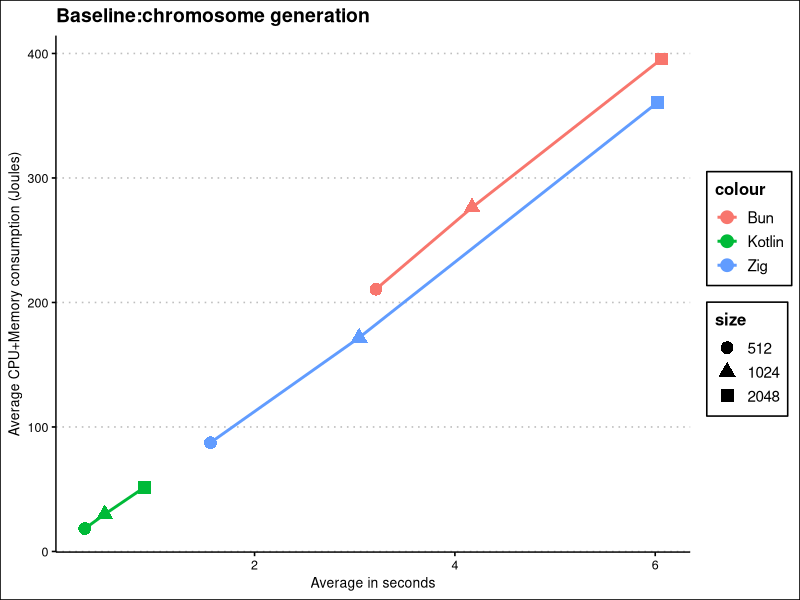
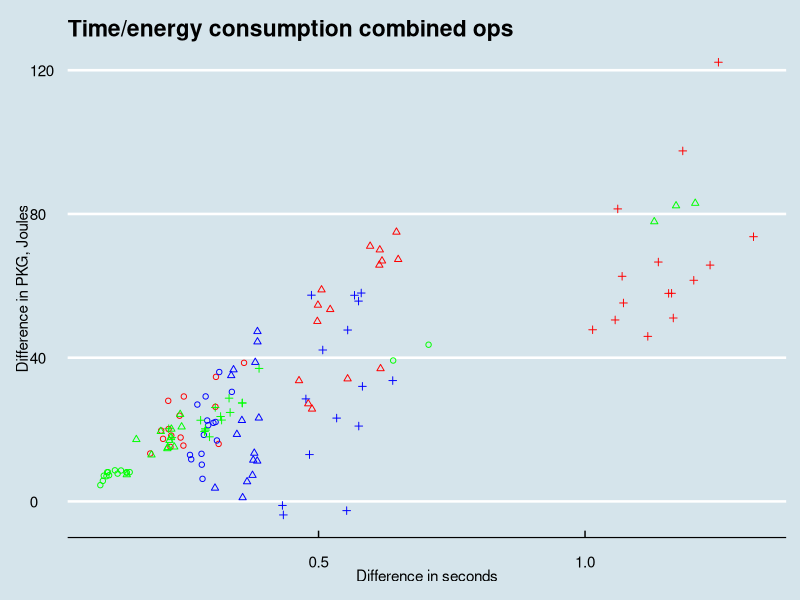
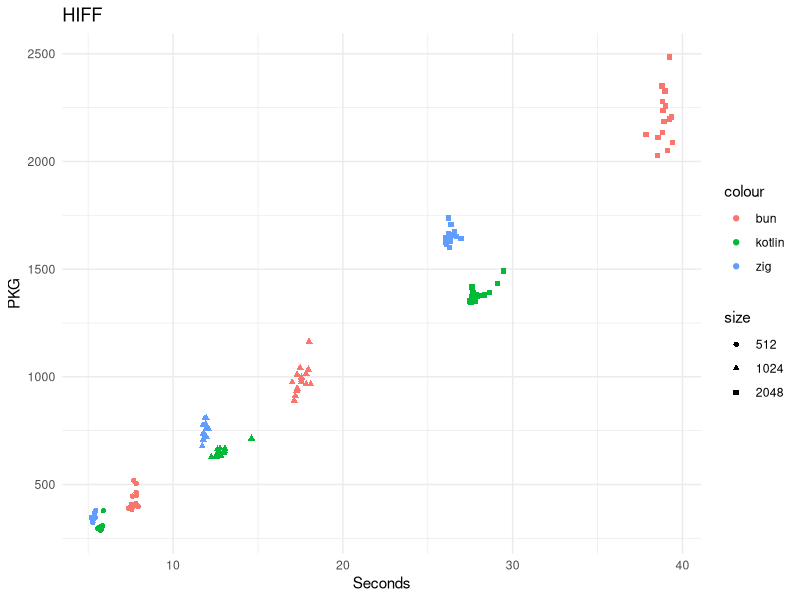
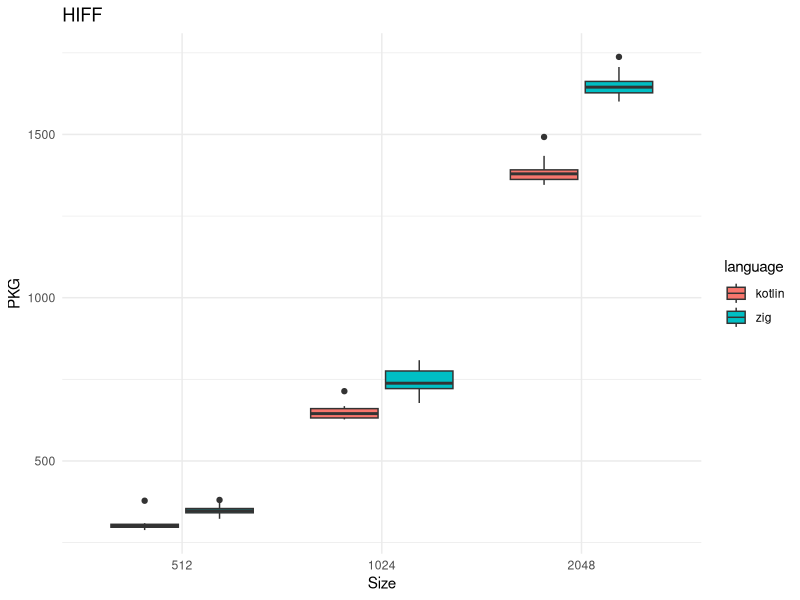
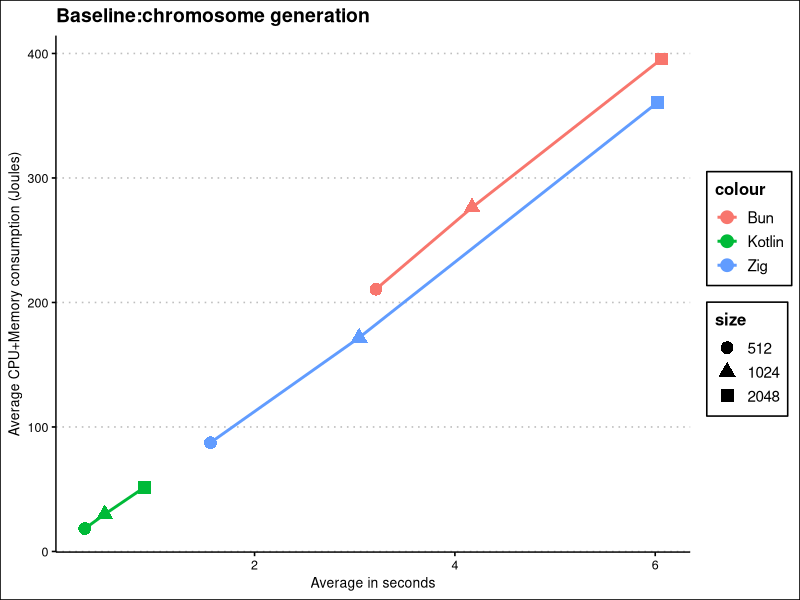
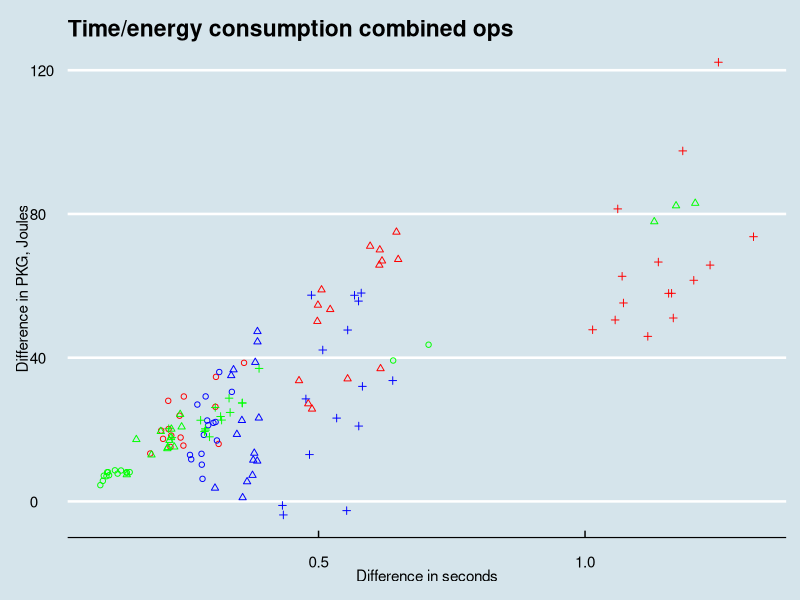
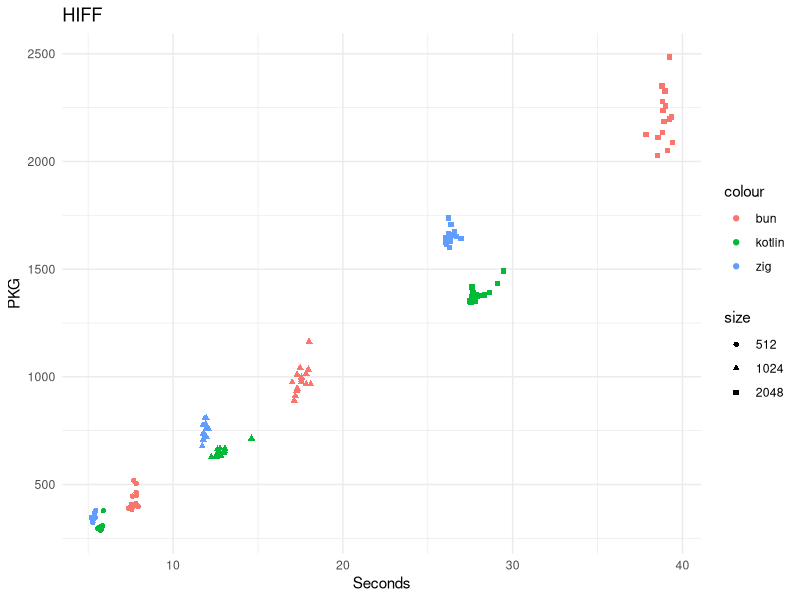
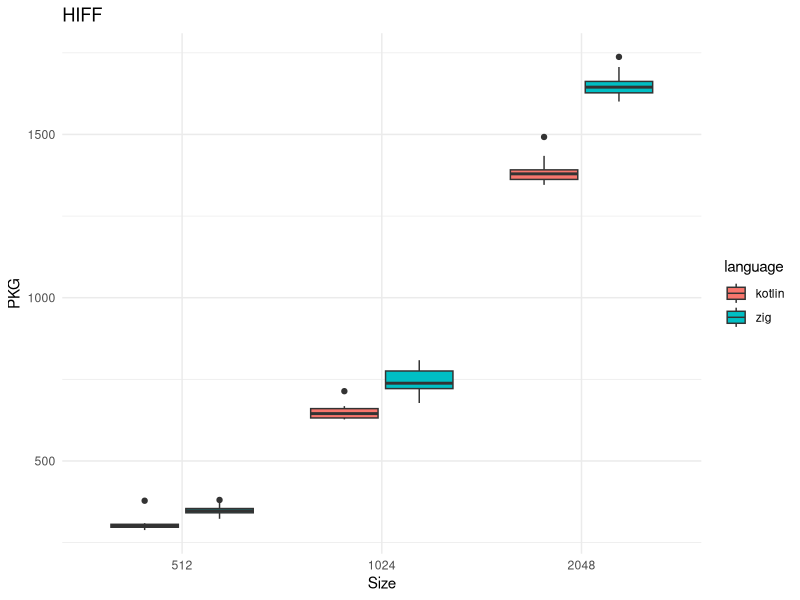

Generate these figures, in order, with R:
## ----lion.setup, echo=F, message=F, fig.pos="h!tb", fig.height=4, fig.cap="Average running time and PKG (CPUs and memory) energy consumption generating 40K chromosomes for the three languages (represented with different colors); dot size is proportional to the logarithm of the chromosome size."----
library(dplyr)
library(ggplot2)
library(ggthemes)
generate.chromosomes.bun <- read.csv("../data/generate-chromosomes-bun-lion-24.csv")
generate.chromosomes.bun  %>% group_by( size ) %>% summarise( mean.pkg = mean( PKG ), mean.seconds = mean( seconds ) ) -> generate.chromosomes.bun.avg

generate.chromosomes.zig <- read.csv("../data/lion-zig-gen-23-Feb-12-03-41.csv")
generate.chromosomes.zig %>% group_by( size ) %>% summarise( mean.pkg = mean( PKG ), mean.seconds = mean( seconds ) ) -> generate.chromosomes.zig.avg

generate.chromosomes.kotlin <- read.csv("../data/generate-chromosomes-kotlin-lion-24.csv")
generate.chromosomes.kotlin %>% group_by( size ) %>% summarise( mean.pkg = mean( PKG ), mean.seconds = mean( seconds ) ) -> generate.chromosomes.kotlin.avg

# Add labels for x and y axes
generate.chromosomes.bun.avg$size <- as.factor(generate.chromosomes.bun.avg$size)
generate.chromosomes.zig.avg$size <- as.factor(generate.chromosomes.zig.avg$size)
generate.chromosomes.kotlin.avg$size <- as.factor(generate.chromosomes.kotlin.avg$size)
ggplot(generate.chromosomes.bun.avg, aes(x=mean.seconds,y=mean.pkg,color="Bun"))+ geom_point(data=generate.chromosomes.bun.avg, aes(x=mean.seconds,y=mean.pkg,color="Bun",shape=size),size=4)+geom_line(linewidth=1)+geom_point(data=generate.chromosomes.zig.avg,aes(x=mean.seconds,y=mean.pkg,color="Zig",shape=size), size=4)+geom_line(data=generate.chromosomes.zig.avg,aes(x=mean.seconds,y=mean.pkg,color="Zig"),linewidth=1)+geom_point(data=generate.chromosomes.kotlin.avg,aes(x=mean.seconds,y=mean.pkg,color="Kotlin",shape=size),size=4)+geom_line(data=generate.chromosomes.kotlin.avg,aes(x=mean.seconds,y=mean.pkg,color="Kotlin"), linewidth=1)+ theme_clean()+scale_fill_manual(values=c("blue", "cyan4","pink"))+xlab("Average in seconds")+ylab("Average CPU+Memory consumption (Joules)")+ ggtitle("Baseline:chromosome generation")
ggsave("../preso/img/fig1-gen-PKG-vs-seconds.png", width=6, height=4.5)

## ----lion.combined.ops, echo=F, message=F, fig.pos="h!tb", fig.height=4, fig.cap="Running time and PKG energy consumption processing 40K chromosomes via crossover, mutation and ONEMAX for the three languages (represented with different colors); dot shape represents the chromosome size."----

combined.ops.bun <- read.csv("../data/lion-bun-22-Feb-13-55-23.csv")
generate.bun.avgs.seconds <- c(rep( generate.chromosomes.bun.avg$mean.seconds[1], 15),
                               rep( generate.chromosomes.bun.avg$mean.seconds[2], 15),
                               rep( generate.chromosomes.bun.avg$mean.seconds[3], 15))
combined.ops.bun$diff.seconds <- combined.ops.bun$seconds - generate.bun.avgs.seconds
generate.bun.avgs.pkg <- c(rep( generate.chromosomes.bun.avg$mean.pkg[1], 15),
                            rep( generate.chromosomes.bun.avg$mean.pkg[2], 15),
                            rep( generate.chromosomes.bun.avg$mean.pkg[3], 15))
combined.ops.bun$diff.PKG <- combined.ops.bun$PKG - generate.bun.avgs.pkg
combined.ops.bun$size <- as.factor(combined.ops.bun$size)

combined.ops.bun  %>% group_by( size ) %>% summarise( mean.pkg = mean( diff.PKG ), sd.pkg = sd(diff.PKG), mean.seconds = mean( diff.seconds ) ) -> combined.ops.bun.avg

combined.ops.zig <- read.csv("../data/lion-zig-ops-24-Feb-20-08-58.csv")
generate.zig.avgs.seconds <- c(rep( generate.chromosomes.zig.avg$mean.seconds[1], 15),
                               rep( generate.chromosomes.zig.avg$mean.seconds[2], 15),
                               rep( generate.chromosomes.zig.avg$mean.seconds[3], 15))
combined.ops.zig$diff.seconds <- combined.ops.zig$seconds - generate.zig.avgs.seconds
generate.zig.avgs.pkg <- c(rep( generate.chromosomes.zig.avg$mean.pkg[1], 15),
                            rep( generate.chromosomes.zig.avg$mean.pkg[2], 15),
                            rep( generate.chromosomes.zig.avg$mean.pkg[3], 15))
combined.ops.zig$diff.PKG <- combined.ops.zig$PKG - generate.zig.avgs.pkg
combined.ops.zig$size <- as.factor(combined.ops.zig$size)
combined.ops.zig %>% group_by( size ) %>% summarise( mean.pkg = mean( diff.PKG ), sd.pkg = sd( diff.PKG), mean.seconds = mean( diff.seconds ) ) -> combined.ops.zig.avg

combined.ops.kotlin <- read.csv("../data/lion-kt-ops-25-Feb-13-34-30.csv")
generate.kotlin.avgs.seconds <- c(rep( generate.chromosomes.kotlin.avg$mean.seconds[1], 15),
                               rep( generate.chromosomes.kotlin.avg$mean.seconds[2], 15),
                               rep( generate.chromosomes.kotlin.avg$mean.seconds[3], 15))
combined.ops.kotlin$diff.seconds <- combined.ops.kotlin$seconds - generate.kotlin.avgs.seconds
generate.kotlin.avgs.pkg <- c(rep( generate.chromosomes.kotlin.avg$mean.pkg[1], 15),
                            rep( generate.chromosomes.kotlin.avg$mean.pkg[2], 15),
                            rep( generate.chromosomes.kotlin.avg$mean.pkg[3], 15))
combined.ops.kotlin$diff.PKG <- combined.ops.kotlin$PKG - generate.kotlin.avgs.pkg
combined.ops.kotlin$size <- as.factor(combined.ops.kotlin$size)

combined.ops.kotlin %>% group_by( size ) %>% summarise( mean.pkg = mean( diff.PKG ), sd.pkg = sd(diff.PKG), mean.seconds = mean( diff.seconds ) ) -> combined.ops.kotlin.avg

ggplot(combined.ops.bun, aes(x=diff.seconds, y=diff.PKG, shape=size, color="bun")) +
  geom_point() +
  geom_point(data=combined.ops.zig, aes(x=diff.seconds, y=diff.PKG, shape=size, color="zig")) +
  geom_point(data=combined.ops.kotlin, aes(x=diff.seconds, y=diff.PKG, shape=size, color="kotlin"))+theme_economist()+xlab("Difference in seconds")+ylab("Difference in PKG, Joules")+ggtitle("Time/energy consumption combined ops")+scale_shape_manual(values=c(1,2,3))+scale_color_manual(values=c("bun"="red","zig"="blue","kotlin"="green"))+theme(legend.position="none")
ggsave("../preso/img/fig2-ops-PKG-vs-seconds.png", width=6, height=4.5)


## ----lion.combined.ops.joules, echo=F, message=F--------------------------------------
library(kableExtra)

combined.ops.bun.avg$language <- "bun"
combined.ops.zig.avg$language <- "zig"
combined.ops.kotlin.avg$language <- "kotlin"

combined.ops <- rbind(combined.ops.bun.avg, combined.ops.zig.avg, combined.ops.kotlin.avg)
combined.ops$ops.joules <- 40000/ combined.ops$mean.pkg 
combined.ops$sd.ops.joules <- 40000/ combined.ops$sd.pkg
combined.ops %>% select( language, size, mean.pkg, sd.pkg, ops.joules ) %>% kable( digits = 2, col.names = c("Language","Size","PKG average","PKG SD", "Ops/Joule average"), caption = "Average operations per Joule in the combined operations experiment for the three languages." )


## ----lion.hiff, echo=F, message=F, fig.pos="h!tb", fig.height=4, fig.cap="Running time and PKG energy consumption computing the HIFF fitness function for 40K chromosomes for the three languages (represented with different colors); dot shape represents the chromosome size."----

hiff.bun <- read.csv("../data/pinpoint-v3-HIFF-13-Dec-09-06-34.csv")
hiff.bun %>% mutate( delta.pkg = PKG - generate.chromosomes.bun.avg$mean.pkg[ match( size, generate.chromosomes.bun.avg$size ) ], delta.seconds = seconds - generate.chromosomes.bun.avg$mean.seconds[ match( size, generate.chromosomes.bun.avg$size ) ] ) -> hiff.bun.delta
hiff.bun.delta$size <- as.factor(hiff.bun.delta$size)

hiff.zig <- read.csv("../data/lion-zig-hiff-27-Feb-13-04-04.csv")
hiff.zig %>% mutate( delta.pkg = PKG - generate.chromosomes.zig.avg$mean.pkg[ match( size, generate.chromosomes.zig.avg$size ) ], delta.seconds = seconds - generate.chromosomes.zig.avg$mean.seconds[ match( size, generate.chromosomes.zig.avg$size ) ] ) -> hiff.zig.delta
hiff.zig.delta$size <- as.factor(hiff.zig.delta$size)

hiff.kotlin <- read.csv("../data/lion-kt-hiff-27-Feb-09-41-42.csv")
hiff.kotlin %>% mutate( delta.pkg = PKG - generate.chromosomes.kotlin.avg$mean.pkg[ match( size, generate.chromosomes.kotlin.avg$size ) ], delta.seconds = seconds - generate.chromosomes.kotlin.avg$mean.seconds[ match( size, generate.chromosomes.kotlin.avg$size ) ] ) -> hiff.kotlin.delta
hiff.kotlin.delta$size <- as.factor(hiff.kotlin.delta$size)

ggplot(hiff.bun.delta, aes(x=delta.seconds, y=delta.pkg, shape=size,color="bun")) +
  geom_point() + geom_point(data=hiff.zig.delta, aes(x=delta.seconds, y=delta.pkg, shape=size, color="zig")) + geom_point(data=hiff.kotlin.delta, aes(x=delta.seconds, y=delta.pkg, shape=size, color="kotlin")) +
  labs(title="HIFF", x="Seconds", y="PKG") +
  theme_minimal()

ggsave("../preso/img/fig3-HIFF-PKG-vs-seconds.png", width=6, height=4.5)


## ----lion.hiff.boxplot, echo=F, message=F, warning=F, fig.pos="h!tb", fig.height=4, fig.cap="Boxplot of the energy consumption of the HIFF fitness function for 40K chromosomes for Kotlin and {\\protect\\sf zig}"----
kotlin.zig.hiff <- data.frame(
  language = c(rep("kotlin",nrow(hiff.kotlin.delta)), rep("zig",nrow(hiff.zig.delta))),
  delta.pkg = c(hiff.kotlin.delta$delta.pkg, hiff.zig.delta$delta.pkg),
  size=as.factor(c(hiff.kotlin.delta$size, hiff.zig.delta$size)) 
  )
ggplot(kotlin.zig.hiff, aes(x=size, y=delta.pkg, fill=language)) + geom_boxplot() + labs(title="HIFF", x="Size", y="PKG") + theme_minimal()
ggsave("../preso/img/fig4-HIFF-PKG-vs-size.png", width=6, height=4.5)

# wilcox.test(delta.pkg ~ language, data=kotlin.zig.hiff[kotlin.zig.hiff$size=="512",])
# wilcox.test(delta.pkg ~ language, data=kotlin.zig.hiff[kotlin.zig.hiff$size=="1024",])
# wilcox.test(delta.pkg ~ language, data=kotlin.zig.hiff[kotlin.zig.hiff$size=="2048",])


## ----lion.hiff.joules, echo=F, message=F----------------------------------------------
library(kableExtra)
hiff.bun.delta %>% group_by( size ) %>% summarise( mean.pkg = mean( delta.pkg ), sd.pkg = sd( delta.pkg), mean.seconds = mean( delta.seconds ) ) -> hiff.bun.avg
hiff.zig.delta %>% group_by( size ) %>% summarise( mean.pkg = mean( delta.pkg ), sd.pkg = sd( delta.pkg), mean.seconds = mean( delta.seconds ) ) -> hiff.zig.avg
hiff.kotlin.delta %>% group_by( size ) %>% summarise( mean.pkg = mean( delta.pkg ), sd.pkg = sd( delta.pkg), mean.seconds = mean( delta.seconds ) ) -> hiff.kotlin.avg

hiff.bun.avg$language <- "bun"
hiff.zig.avg$language <- "zig"
hiff.kotlin.avg$language <- "kotlin"

hiff <- rbind(hiff.bun.avg, hiff.zig.avg, hiff.kotlin.avg)
hiff$ops.joules <- 40000/ hiff$mean.pkg 
hiff$sd.ops.joules <- 40000/ hiff$sd.pkg
hiff %>% select( language, size, mean.pkg, sd.pkg, ops.joules ) %>% kable( digits = 2, col.names = c("Language","Size","PKG average","PKG SD", "Ops/Joule average"), caption = "Average operations per Joule in the HIFF experiment for the three languages." )
